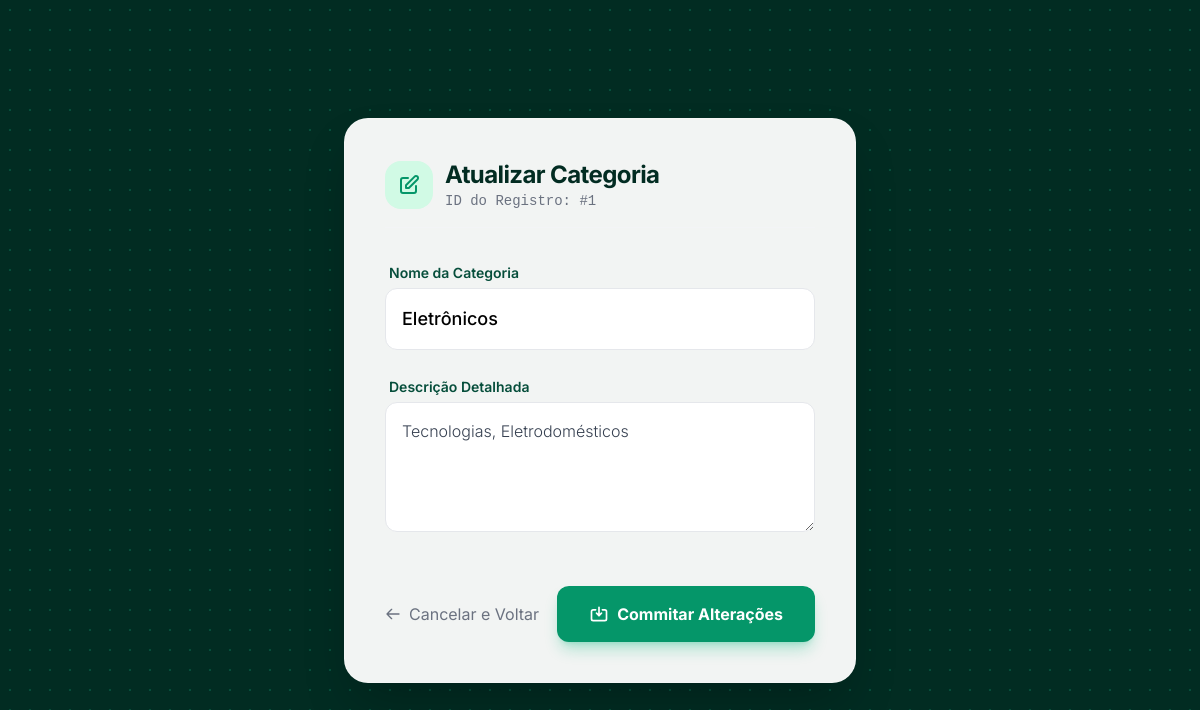
Page /categorias/1/editar on the earlier database version.
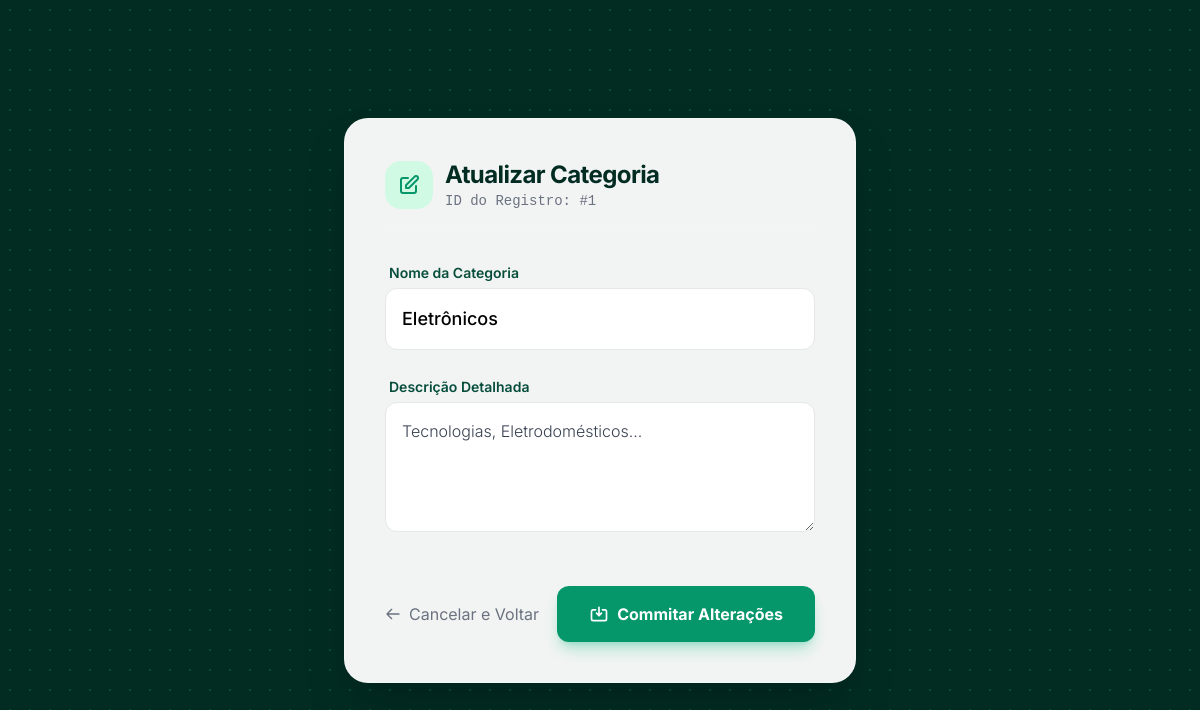
Same page on the later database version.
### models.py (models this page shows)
class Categoria(Base):
    __tablename__ = 'categorias'
    id = Column(Integer, primary_key=True, autoincrement=True)
    nome = Column(String, nullable=False)
    descricao = Column(String, nullable=True)
    produtos = relationship("Produto", back_populates="categoria")

### main.py (the view)
@app.get("/categorias/{id}/editar")
def editar_categoria(id: int, request: Request, db: Session = Depends(get_db)):
    categoria = db.query(Categoria).filter_by(id=id).first()
    return templates.TemplateResponse(
        request,
        "atualizar_categoria.html",
        {"request": request,
         "categoria": categoria,
        }
    )

### templates/atualizar_categoria.html (shortened to what this page needs)
<!DOCTYPE html>
<html lang="pt-br">
<head>
    <script src="https://cdn.tailwindcss.com"></script>
</head>
<body class="flex items-center justify-center min-h-screen p-4">
    <div class="bg-white/95 backdrop-blur-sm p-10 rounded-3xl shadow-2xl w-full max-w-lg border border-white/20">
        <div class="flex items-center gap-3 mb-8 pb-4 border-b border-gray-100">
            <div class="p-3 bg-emerald-100 rounded-2xl text-emerald-600">
                <svg class="w-6 h-6" fill="none" stroke="currentColor" viewBox="0 0 24 24"><path stroke-linecap="round" stroke-linejoin="round" stroke-width="2" d="M11 5H6a2 2 0 00-2 2v11a2 2 0 002 2h11a2 2 0 002-2v-5m-1.414-9.414a2 2 0 112.828 2.828L11.828 15H9v-2.828l8.586-8.586z"></path></svg>
            </div>
            <div>
                <h2 class="text-2xl font-bold text-emerald-950 tracking-tight">Atualizar Categoria</h2>
                <p class="text-sm text-gray-500 font-mono">ID do Registro: #{{ categoria.id }}</p>
            </div>
        </div>
        <form action="/categorias/{{ categoria.id }}/editar" method="POST" class="space-y-6">
            <div class="space-y-1">
                <label class="text-sm font-semibold text-emerald-900 ml-1">Nome da Categoria</label>
                <input type="text" name="nome" value="{{ categoria.nome }}" required class="w-full border border-gray-200 p-4 rounded-xl focus:ring-2 focus:ring-emerald-200 focus:border-emerald-400 transition bg-white text-lg font-medium">
            </div>
            <div class="space-y-1">
                <label class="text-sm font-semibold text-emerald-900 ml-1">Descrição Detalhada</label>
                <textarea name="descricao" rows="4" class="w-full border border-gray-200 p-4 rounded-xl focus:ring-2 focus:ring-emerald-200 focus:border-emerald-400 transition bg-white font-light text-gray-700">{{ categoria.descricao }}</textarea>
            </div>
            <div class="flex justify-between items-center pt-6">
                <a href="/categorias" class="flex items-center gap-2 text-gray-500 hover:text-emerald-700 transition group">
                    <svg class="w-4 h-4 transition-transform group-hover:-translate-x-1" fill="none" stroke="currentColor" viewBox="0 0 24 24"><path stroke-linecap="round" stroke-linejoin="round" stroke-width="2" d="M10 19l-7-7m0 0l7-7m-7 7h18"></path></svg>
                    Cancelar e Voltar
                </a>
                <button type="submit" class="bg-emerald-600 text-white px-8 py-4 rounded-xl font-bold hover:bg-emerald-700 transition duration-150 shadow-lg shadow-emerald-500/30 flex items-center gap-2">
                    <svg class="w-5 h-5" fill="none" stroke="currentColor" viewBox="0 0 24 24"><path stroke-linecap="round" stroke-linejoin="round" stroke-width="2" d="M8 7H5a2 2 0 00-2 2v9a2 2 0 002 2h14a2 2 0 002-2V9a2 2 0 00-2-2h-3m-1 4l-3 3m0 0l-3-3m3 3V4"></path></svg>
                    Commitar Alterações
                </button>
            </div>
        </form>
    </div>
</body>
</html>

Differences in the rows shown:
changed Categoria "Eletrônicos": descricao "Tecnologias, Eletrodomésticos" → "Tecnologias, Eletrodomésticos..."
